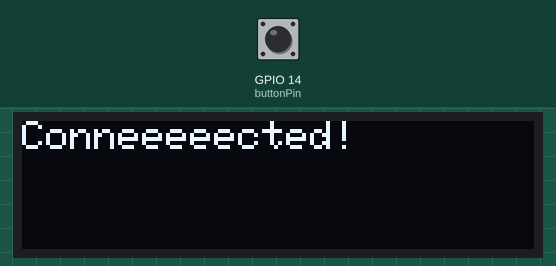
This sketch was run on a simulated ESP8266 (NodeMCU). Parts: 128×32 one-colour display. The inputs (shaded band) are chosen by the test bench; at power-on: GPIO 14 (buttonPin) HIGH. WiFi joins after 1.5 s; servers stay silent unless stated; uploads are accepted with an empty reply; what the sketch prints to the serial monitor is not drawn.

Above: at 4.2 s.
4.3 s: GPIO 14 (buttonPin) pulled LOW for 3.2 s
At 6.4 s:
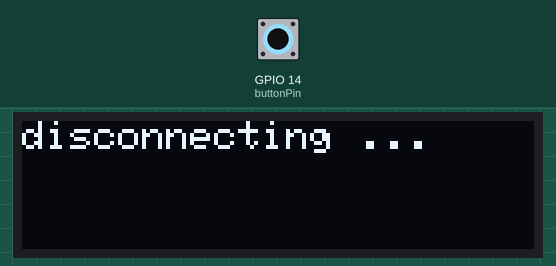
At 8.5 s:
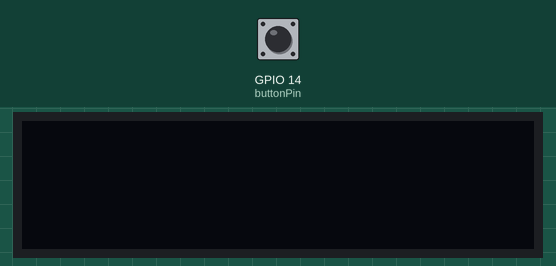
9.0 s: GPIO 14 (buttonPin) pulled LOW for 0.15 s
At 10.2 s:
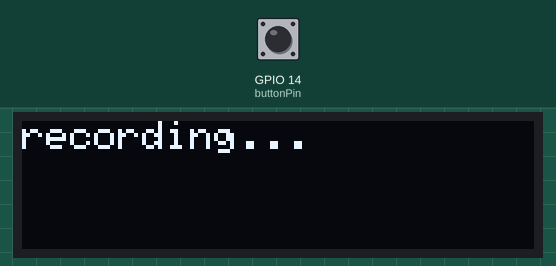
Timing chart, 0 to 12.0 s (numbered marks = the images above; inputs shaded):
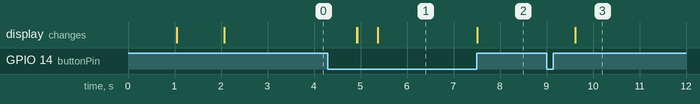

The sketch:

smgservotest.ino
```cpp
//wifi
#include <ESP8266WiFi.h>
#include <ESP8266WebServer.h>
#include <ESP8266HTTPClient.h>
#include <WiFiClientSecure.h>

#include <Arduino_JSON.h>
//display
#include <Adafruit_GFX.h>
#include <Adafruit_SSD1306.h>


//servo
#include <Servo.h>

//wifi
const char* ssid = "laptopwifi";
const char* password = "laptoppassword";


const int buttonPin = 14;
bool buttonState = HIGH;


ESP8266WebServer server(80);

const char* apiUrl = "https://192.168.137.1:5000";

void handleRoot() {
  server.send(200, "text/plain", "Hello from ESP32");
}

//screen
#define SCREEN_WIDTH 128
#define SCREEN_HEIGHT 32

 bool recordit = false;

Adafruit_SSD1306 display(SCREEN_WIDTH, SCREEN_HEIGHT, &Wire ,-1);


//servo
// Servo myServo;


void setup() {
  Serial.begin(115200);
  display.begin(SSD1306_SWITCHCAPVCC, 0x3C);
  display.clearDisplay();
  display.setTextSize(1);
  display.setRotation(2);

  display.setTextColor(SSD1306_WHITE);

  // wifi
  WiFi.begin(ssid, password);
  while (WiFi.status() != WL_CONNECTED) {
    delay(1000);

    Serial.println(WiFi.localIP());
    Serial.print(".");
    display.clearDisplay();
    display.setCursor(0,0);
    display.println("connecting to wifi...");
    display.display();
  }

  Serial.println(WiFi.gatewayIP());
  Serial.println("Connected");
  //display


    pinMode(buttonPin, INPUT_PULLUP);  // Use internal pull-up resistor

  display.clearDisplay();
      display.setCursor(0,0);

  display.println("Conneeeeected!");
  display.display();
  delay(1000);
}

void loop() {

  bool stoploop = false;
  server.handleClient();
  if (WiFi.status() == WL_CONNECTED) {
      buttonState = digitalRead(buttonPin);

      if (buttonState == LOW || recordit) {  // Button pressed (connected to GND)
     Serial.println("buttonpress");
     delay(400);
         WiFiClient client;
  //   WiFiClientSecure client;
  // client.setInsecure();

    HTTPClient http;
       buttonState = digitalRead(buttonPin);

    // Call the trigger endpoint
    String serverurl = String(apiUrl) + "/trigger";
    Serial.println(serverurl);
    http.begin(client, serverurl);
    int triggerHttpCode = http.POST("");
    Serial.println(triggerHttpCode);
    if (triggerHttpCode > 0) {
           buttonState = digitalRead(buttonPin);

      Serial.println("Trigger endpoint called successfully");
      display.clearDisplay();
      display.setCursor(0, 0);
      display.println("recording...");
      display.display();
    } else {
      // Serial.println("Trigger endpoint call failed");
      Serial.println("HTTP Response Code: " + String(triggerHttpCode));
      Serial.println("HTTP Response Body: " + http.getString());
           buttonState = digitalRead(buttonPin);
if(buttonState == LOW){
  stoploop = true;
  delay(200);
}
    }
    http.end();
         buttonState = digitalRead(buttonPin);
if(buttonState == LOW){
  stoploop = true;
        display.clearDisplay();
      display.setCursor(0, 0);
      display.println("disconnecting...");
      display.display();

  delay(200);
}

    // Poll the response endpoint until a non-empty message is returned
    String response = "";
     buttonState = digitalRead(buttonPin);
if(buttonState == LOW){
  stoploop = true;
        display.clearDisplay();
      display.setCursor(0, 0);
      display.println("disconnecting...");
      display.display();

  delay(200);
}
    while (response == "") {
           buttonState = digitalRead(buttonPin);
if(buttonState == LOW){
  stoploop = true;
        display.clearDisplay();
      display.setCursor(0, 0);
      display.println("disconnecting...");
      display.display();

  break;
  delay(200);
}
      http.begin(client, String(apiUrl) + "/get_response");
      int responseHttpCode = http.GET();
      if (responseHttpCode > 0) {
        String payload = http.getString();
        Serial.println("Polling response: " + payload);
        JSONVar json = JSON.parse(payload);
        Serial.println(json["response"]);
        Serial.println("Payload.response:" + String(json["response"]));
        response = String(json["response"]);

      } else {
        Serial.println("Response endpoint call failed");
      }
      http.end();
      delay(2000); // Wait 1 second before polling again
    }
         buttonState = digitalRead(buttonPin);
if(buttonState == LOW){
  stoploop = true;
        display.clearDisplay();
      display.setCursor(0, 0);
      display.println("disconnecting ...");
      display.display();

  delay(200);
}

    Serial.println("Response received: " + response);

    // Display the response message on the OLED
    // Scrolling config
    int charsPerLine = 21;
    int linesVisible = 3;
    int scrollOffset = 0;
    unsigned long lastScrollTime = 0;
    int scrollDelay = 3000; // ms between scrolls

    display.clearDisplay();
    display.setCursor(0, 0);
    // display.println(response.substring(0, 21));
    // if (response.length() > 21)
    //   display.println(response.substring(21, 42));
    // display.display();
         buttonState = digitalRead(buttonPin);
if(buttonState == LOW){
  stoploop = true;
  delay(200);
}
    bool cont = true;
    while (cont) {
           buttonState = digitalRead(buttonPin);
if(buttonState == LOW){
  stoploop = true;
  continue;
  delay(200);
}

      display.clearDisplay();
      display.setCursor(0, 0);

      for (int i = 0; i < linesVisible; i++) {
        int start = (scrollOffset + i) * charsPerLine;
        if (start < response.length()) {
          String line = response.substring(start, min(start + charsPerLine, (int)response.length()));
          display.println(line);
        }
      }

      display.display();

      // Advance scroll position if not at end
      if ((scrollOffset + linesVisible) * charsPerLine < response.length()) {
        delay(scrollDelay);
        scrollOffset++;
      } else {
        Serial.println("scrolling stopped");
        if(!stoploop){
          recordit = true;
          Serial.println("rerording");
          delay(2000);

        }else{
          recordit = false;
        }
        cont = false;
      }
    }

    delay(200);  // Debounce delay

  }


  } else {
    Serial.println("WiFi Disconnected");
  }

}
```

Measured:
- after the input at 4.3 s, the display: first changes after 0.61 s (image 1 shows a later state)
- after the input at 9.0 s, the display: changes after 0.61 s (image 3)
